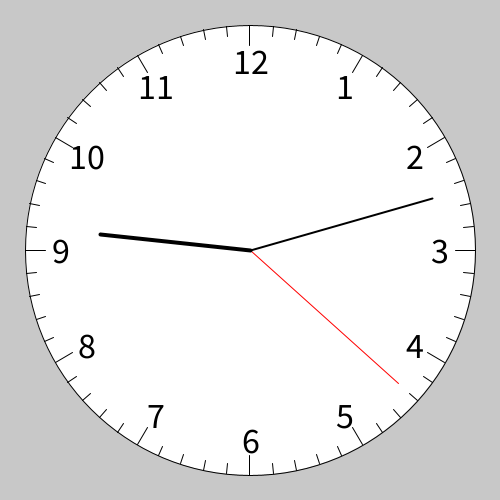
Frame 1 (no input)
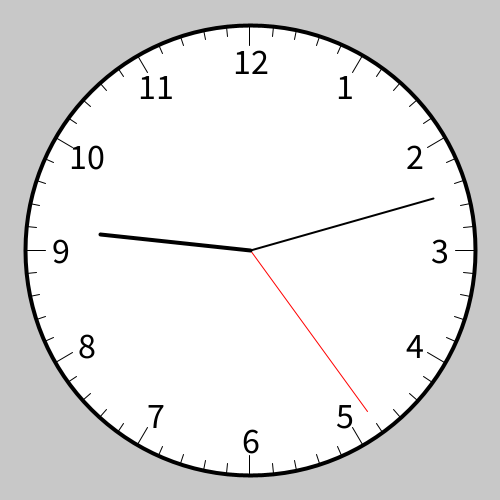
Frame 60 (the mouse pressed at the canvas centre just before this capture)
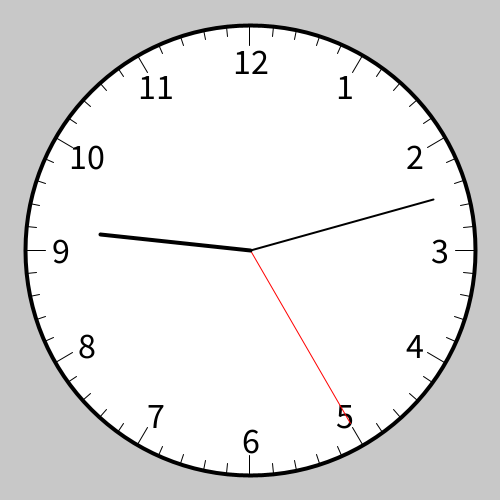
Frame 120 (the mouse held since frame 60 and released just before this capture)

The Processing sketch that drew these frames (run headless with seeded random() and noise(); from frame 60 on, the mouse is pressed at the canvas centre):

// Processing sketch: relogio
// ── relogio.pde
void setup() 
{
  size(500,500);
  textAlign(CENTER,CENTER);
  textSize(36);
  stroke(0);
}

void draw()
{
  float segundos = map(second(), 0, 60, 0, TWO_PI) - HALF_PI;
  float fracaoSegundos = map(second(), 0, 60, 0, HALF_PI/15);
  float minutos = map(minute(), 0, 60, 0, TWO_PI) - HALF_PI;
  float fracaoMinutos = map(minute(), 0, 60, 0, HALF_PI/3); 
  float horas = map(hour()+(minute()/60), 0, 12, 0, TWO_PI) - HALF_PI;
  
  
  background(200);
  float x, y;
  float raioTotal = min(width,height)*0.45;
  float raioSegundos = min(width,height)*0.40;
  float raioMinutos = min(width,height)*0.38;
  float raioHoras = min(width,height)*0.30;
  float cx = width/2;
  float cy = height/2;
  translate(cx,cy);
  fill(255);
  ellipse(0,0,2*raioTotal,2*raioTotal);
  float tamanhoTracoHoras = 20;
  float tamanhoTracoMinutos = 10;
  float posicaoNumeros = 35;
  for(int i=0; i<60; i++)
  {
    float alpha = i*PI/30-HALF_PI;
    x = cos(alpha);
    y = sin(alpha);
    stroke(0);
    strokeWeight(1);
    if(i % 5 != 0)
    { 
      line(x*(raioTotal-tamanhoTracoMinutos),y*(raioTotal-tamanhoTracoMinutos),x*raioTotal,y*raioTotal);
    }
    else
    {
      fill(0);
      if(i == 0)
      {
       text("12",x*(raioTotal-posicaoNumeros), y*(raioTotal-posicaoNumeros));
      }
      else
      {
         text((i/5)+"",x*(raioTotal-posicaoNumeros), y*(raioTotal-posicaoNumeros));
      }
      line(x*(raioTotal-tamanhoTracoHoras),y*(raioTotal-tamanhoTracoHoras),x*raioTotal,y*raioTotal);
    }
  }

  stroke(255, 0, 0);
  line(0, 0, cos(segundos) * raioSegundos, sin(segundos) * raioSegundos);
  stroke(0);
  strokeWeight(2);
  line(0, 0, cos(minutos+fracaoSegundos) * raioMinutos, sin(minutos+fracaoSegundos) * raioMinutos);
  strokeWeight(4);
  line(0, 0, cos(horas+fracaoMinutos) * raioHoras, sin(horas+fracaoMinutos) * raioHoras);
  
}
